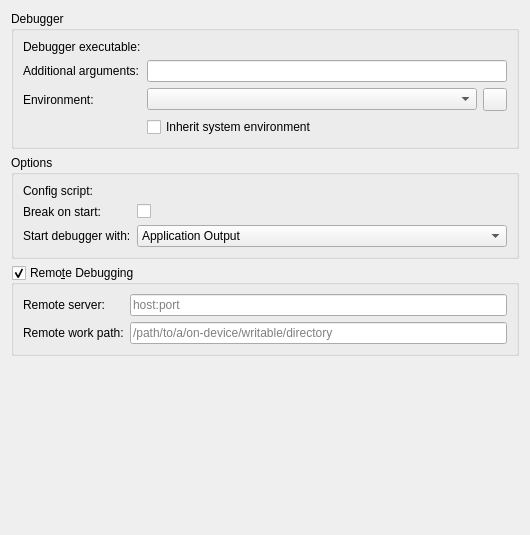
<?xml version="1.0" encoding="UTF-8"?>
<ui version="4.0">
 <class>LldbConfigPage</class>
 <widget class="QWidget" name="LldbConfigPage">
  <property name="geometry">
   <rect>
    <x>0</x>
    <y>0</y>
    <width>530</width>
    <height>535</height>
   </rect>
  </property>
  <property name="windowTitle">
   <string>Debugger Configuration</string>
  </property>
  <layout class="QVBoxLayout" name="verticalLayout">
   <item>
    <widget class="QGroupBox" name="groupDebugger">
     <property name="title">
      <string>Debugger</string>
     </property>
     <layout class="QFormLayout" name="formLayout">
      <item row="0" column="0">
       <widget class="QLabel" name="label">
        <property name="text">
         <string>Debugger executable:</string>
        </property>
       </widget>
      </item>
      <item row="0" column="1">
       <widget class="KUrlRequester" name="lineDebuggerExec" native="true">
        <property name="placeholderText" stdset="0">
         <string>Override path to lldb-mi executable</string>
        </property>
       </widget>
      </item>
      <item row="1" column="0">
       <widget class="QLabel" name="label_2">
        <property name="text">
         <string>Additional arguments:</string>
        </property>
       </widget>
      </item>
      <item row="1" column="1">
       <widget class="QLineEdit" name="lineDebuggerArgs">
        <property name="placeholderText">
         <string/>
        </property>
       </widget>
      </item>
      <item row="3" column="0">
       <widget class="QLabel" name="label_3">
        <property name="text">
         <string>Environment:</string>
        </property>
       </widget>
      </item>
      <item row="3" column="1">
       <layout class="QHBoxLayout" name="horizontalLayout">
        <item>
         <widget class="KDevelop::EnvironmentSelectionWidget" name="comboEnv">
          <property name="sizePolicy">
           <sizepolicy hsizetype="MinimumExpanding" vsizetype="Fixed">
            <horstretch>0</horstretch>
            <verstretch>0</verstretch>
           </sizepolicy>
          </property>
         </widget>
        </item>
        <item>
         <widget class="KDevelop::EnvironmentConfigureButton" name="btnEditEnv">
          <property name="text">
           <string/>
          </property>
         </widget>
        </item>
       </layout>
      </item>
      <item row="4" column="1">
       <widget class="QCheckBox" name="checkInheritSystem">
        <property name="text">
         <string>Inherit system environment</string>
        </property>
       </widget>
      </item>
     </layout>
    </widget>
   </item>
   <item>
    <widget class="QGroupBox" name="groupOptions">
     <property name="title">
      <string>Options</string>
     </property>
     <layout class="QFormLayout" name="formLayout_2">
      <item row="0" column="0">
       <widget class="QLabel" name="label_4">
        <property name="text">
         <string>Config script:</string>
        </property>
       </widget>
      </item>
      <item row="0" column="1">
       <widget class="KUrlRequester" name="lineConfigScript" native="true">
        <property name="placeholderText" stdset="0">
         <string>/path/to/lldb/config/script</string>
        </property>
       </widget>
      </item>
      <item row="2" column="0">
       <widget class="QLabel" name="label_5">
        <property name="text">
         <string>Start debugger with:</string>
        </property>
       </widget>
      </item>
      <item row="2" column="1">
       <widget class="QComboBox" name="comboStartWith">
        <item>
         <property name="text">
          <string>Application Output</string>
         </property>
        </item>
        <item>
         <property name="text">
          <string>LLDB Console</string>
         </property>
        </item>
        <item>
         <property name="text">
          <string>Frame Stack</string>
         </property>
        </item>
       </widget>
      </item>
      <item row="1" column="0">
       <widget class="QLabel" name="label_7">
        <property name="text">
         <string>Break on start:</string>
        </property>
       </widget>
      </item>
      <item row="1" column="1">
       <widget class="QCheckBox" name="checkBreakOnStart">
        <property name="text">
         <string/>
        </property>
       </widget>
      </item>
     </layout>
    </widget>
   </item>
   <item>
    <widget class="QGroupBox" name="groupRemote">
     <property name="title">
      <string>Remo&amp;te Debugging</string>
     </property>
     <property name="checkable">
      <bool>true</bool>
     </property>
     <layout class="QFormLayout" name="formLayout_3">
      <item row="0" column="0">
       <widget class="QLabel" name="label_6">
        <property name="text">
         <string>Remote server:</string>
        </property>
       </widget>
      </item>
      <item row="0" column="1">
       <widget class="QLineEdit" name="lineRemoteServer">
        <property name="placeholderText">
         <string>host:port</string>
        </property>
       </widget>
      </item>
      <item row="1" column="0">
       <widget class="QLabel" name="label_8">
        <property name="text">
         <string>Remote work path:</string>
        </property>
       </widget>
      </item>
      <item row="1" column="1">
       <widget class="QLineEdit" name="lineOnDevPath">
        <property name="placeholderText">
         <string>/path/to/a/on-device/writable/directory</string>
        </property>
       </widget>
      </item>
     </layout>
    </widget>
   </item>
   <item>
    <spacer name="verticalSpacer">
     <property name="orientation">
      <enum>Qt::Vertical</enum>
     </property>
     <property name="sizeHint" stdset="0">
      <size>
       <width>20</width>
       <height>149</height>
      </size>
     </property>
    </spacer>
   </item>
  </layout>
 </widget>
 <customwidgets>
  <customwidget>
   <class>KDevelop::EnvironmentConfigureButton</class>
   <extends>QToolButton</extends>
   <header>shell/environmentconfigurebutton.h</header>
  </customwidget>
  <customwidget>
   <class>KDevelop::EnvironmentSelectionWidget</class>
   <extends>QComboBox</extends>
   <header>util/environmentselectionwidget.h</header>
  </customwidget>
  <customwidget>
   <class>KUrlRequester</class>
   <extends>QWidget</extends>
   <header>kurlrequester.h</header>
  </customwidget>
 </customwidgets>
 <resources/>
 <connections/>
</ui>
